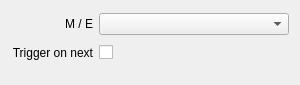
<?xml version="1.0" encoding="UTF-8"?>
<ui version="4.0">
 <class>InspectorAtemFadeToBlackWidget</class>
 <widget class="QWidget" name="InspectorAtemFadeToBlackWidget">
  <property name="geometry">
   <rect>
    <x>0</x>
    <y>0</y>
    <width>300</width>
    <height>85</height>
   </rect>
  </property>
  <property name="sizePolicy">
   <sizepolicy hsizetype="Expanding" vsizetype="Preferred">
    <horstretch>0</horstretch>
    <verstretch>0</verstretch>
   </sizepolicy>
  </property>
  <layout class="QGridLayout" name="gridLayout">
   <property name="bottomMargin">
    <number>20</number>
   </property>
   <item row="0" column="1">
    <widget class="QComboBox" name="comboBoxMixerStep">
     <property name="sizePolicy">
      <sizepolicy hsizetype="Expanding" vsizetype="Fixed">
       <horstretch>0</horstretch>
       <verstretch>0</verstretch>
      </sizepolicy>
     </property>
    </widget>
   </item>
   <item row="1" column="0">
    <widget class="QLabel" name="labelTriggerOnNext">
     <property name="text">
      <string>Trigger on next</string>
     </property>
     <property name="alignment">
      <set>Qt::AlignRight|Qt::AlignTrailing|Qt::AlignVCenter</set>
     </property>
    </widget>
   </item>
   <item row="0" column="0">
    <widget class="QLabel" name="labelMixerStep">
     <property name="text">
      <string>M / E</string>
     </property>
     <property name="alignment">
      <set>Qt::AlignRight|Qt::AlignTrailing|Qt::AlignVCenter</set>
     </property>
    </widget>
   </item>
   <item row="1" column="1">
    <layout class="QHBoxLayout" name="horizontalLayoutTriggerOnNext">
     <item>
      <widget class="QCheckBox" name="checkBoxTriggerOnNext">
       <property name="layoutDirection">
        <enum>Qt::RightToLeft</enum>
       </property>
       <property name="text">
        <string/>
       </property>
      </widget>
     </item>
     <item>
      <spacer name="horizontalSpacerTriggerOnNext2">
       <property name="orientation">
        <enum>Qt::Horizontal</enum>
       </property>
       <property name="sizeHint" stdset="0">
        <size>
         <width>40</width>
         <height>20</height>
        </size>
       </property>
      </spacer>
     </item>
    </layout>
   </item>
  </layout>
 </widget>
 <tabstops>
  <tabstop>comboBoxMixerStep</tabstop>
  <tabstop>checkBoxTriggerOnNext</tabstop>
 </tabstops>
 <resources/>
 <connections>
  <connection>
   <sender>checkBoxTriggerOnNext</sender>
   <signal>stateChanged(int)</signal>
   <receiver>InspectorAtemFadeToBlackWidget</receiver>
   <slot>triggerOnNextChanged(int)</slot>
   <hints>
    <hint type="sourcelabel">
     <x>102</x>
     <y>52</y>
    </hint>
    <hint type="destinationlabel">
     <x>210</x>
     <y>63</y>
    </hint>
   </hints>
  </connection>
 </connections>
 <slots>
  <slot>stepChanged(int)</slot>
  <slot>triggerOnNextChanged(int)</slot>
 </slots>
</ui>
